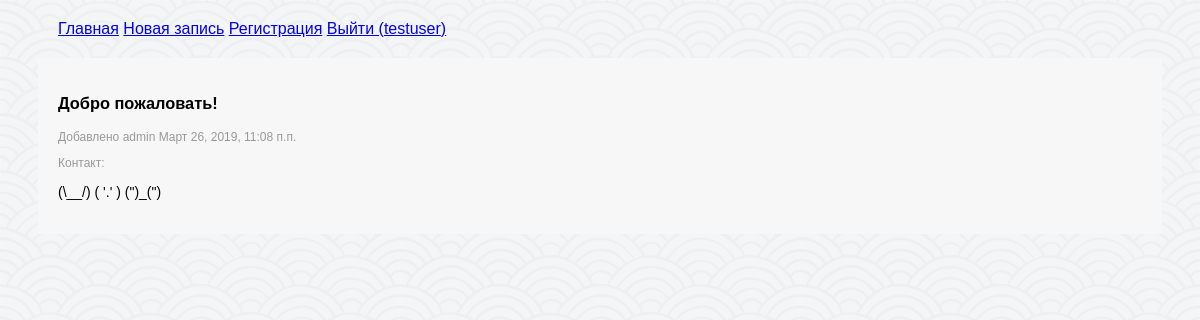
/1/ (signed in), run on the app's committed database.
### core/models.py (models this page shows, shortened)
class data(models.Model):
    author = models.ForeignKey(User, on_delete=models.CASCADE)
    ad_title = models.CharField(max_length=25)
    ad_text = models.CharField(max_length=255)
    pub_date = models.DateTimeField()

### core/views.py (the view)
# urls.py: path('<int:item_id>/', views.detail),
def detail(request, item_id):
    i = data.objects.filter(id=item_id)
    return render(request, 'core/detail.html', context={"item": i[0]})

### core/templates/core/detail.html (shortened to what this page needs)
{% extends "base.html" %}
{% block content %}
        <div class="container">
        <h3><p> {{ item.ad_title }} </p></h3>
        <p class="author">Добавлено {{ item.author }} {{ item.pub_date }} </p>
        <p class="author">Контакт: {{ item.author.email }}</p>
        <p> {{ item.ad_text }} </p>
        </div>
{% endblock %}

### templates/base.html (shortened to what this page needs)
{% load static %}
<!DOCTYPE html>
<html lang="ru">
<head>
    <link rel="stylesheet" type="text/css"
     href="{% static "core/css/styles.css" %}">
</head>
<body id="bg"
      style="background-image: url('{% static "core/background.png"%}')">
    <div class="nav_bar">
        {% block header %}
        <a href="/">Главная</a>
        <a href="/new/">Новая запись</a>
        <a href="/reg/">Регистрация</a>
        {% if user.is_authenticated %}
        <a href="/logout/">Выйти ({{ user }})</a>
        {% else %}
        <a href="/login/">Войти</a>
        {% endif %}
        {% endblock %}
    </div>
    <div class="body">
        {% block content %}{% endblock %}
    </div>
</body>
</html>

### core/static/core/css/styles.css (style rules this page uses)
* { font-family: Arial, Helvetica, Sans-serif; }
.nav_bar { margin-top: 20px; margin-bottom: 20px; margin-left: 50px; margin-right: 50px; font-size: 16px; }
.body { background-color: #f7f7f7; padding: 20px; margin-left: 30px; margin-right: 30px; }
.container { margin-bottom: 10px; font-size: 14px; }
.author { font-size: 12px; color: #999999 }
#bg { background-repeat: round; background-position: top; background-attachment: fixed; }
h3 { margin-top : 10px; margin-bottom: 10px; }

### data on the page
data: ad_title "Добро пожаловать!", author "admin", pub_date "Март 26, 2019, 11:08 п.п.", ad_text "(\\__/) ( '.' ) (\")_(\")"

### other printed values
{{ user }} "testuser"
